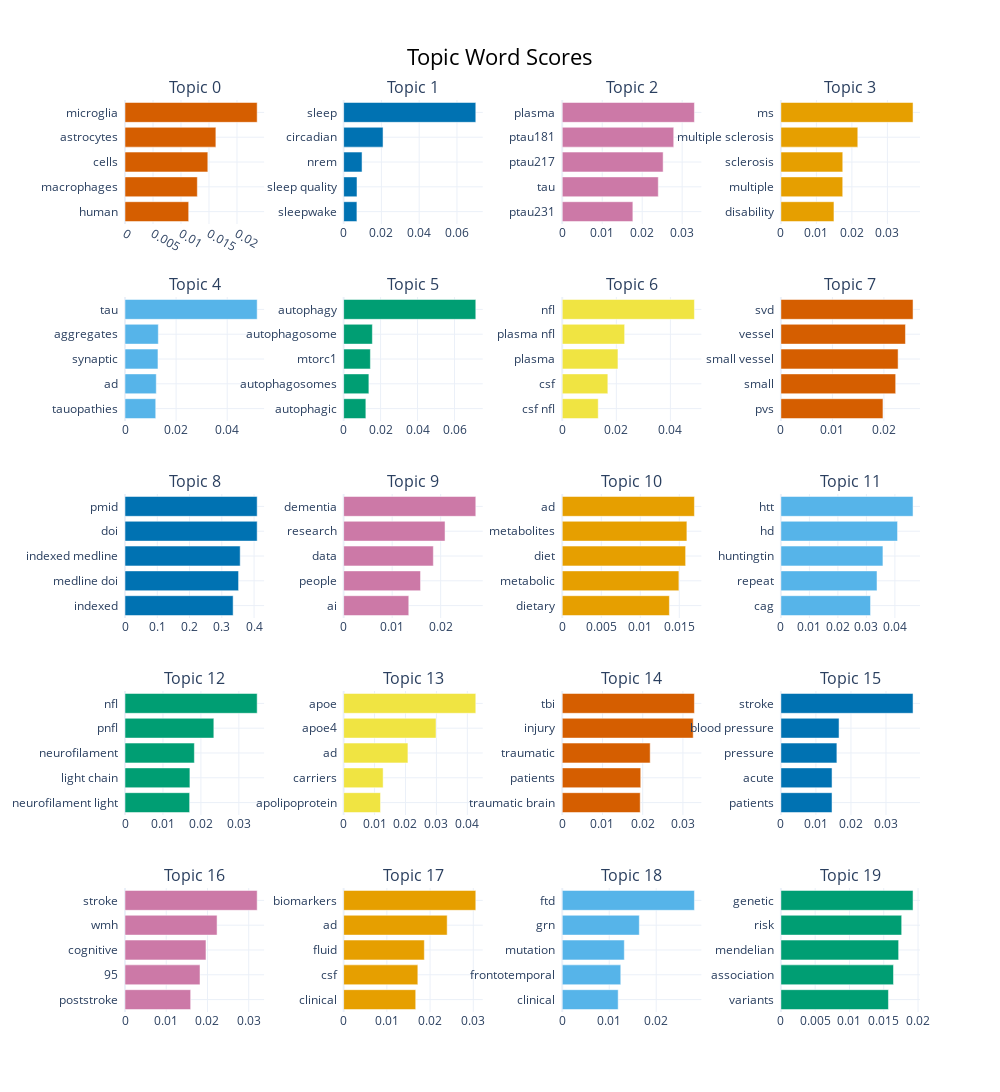

The notebook cell this image was saved under:
### Code cell
model.visualize_barchart(n_words=5, top_n_topics=20)

### Figure 1 — Plotly figure (JSON) as saved in the notebook; plotly's stock layout.template omitted (floating-point values rounded to 4 significant figures)
{"data": [{"marker": {"color": "#D55E00"}, "orientation": "h", "type": "bar", "x": [0.01137, 0.01292, 0.01479, 0.01623, 0.0236], "xaxis": "x", "y": ["human  ", "macrophages  ", "cells  ", "astrocytes  ", "microglia  "], "yaxis": "y"}, {"marker": {"color": "#0072B2"}, "orientation": "h", "type": "bar", "x": [0.007037, 0.007078, 0.009753, 0.02087, 0.06996], "xaxis": "x2", "y": ["sleepwake  ", "sleep quality  ", "nrem  ", "circadian  ", "sleep  "], "yaxis": "y2"}, {"marker": {"color": "#CC79A7"}, "orientation": "h", "type": "bar", "x": [0.01767, 0.02402, 0.02524, 0.02789, 0.03307], "xaxis": "x3", "y": ["ptau231  ", "tau  ", "ptau217  ", "ptau181  ", "plasma  "], "yaxis": "y3"}, {"marker": {"color": "#E69F00"}, "orientation": "h", "type": "bar", "x": [0.01495, 0.01742, 0.01743, 0.02166, 0.03722], "xaxis": "x4", "y": ["disability  ", "multiple  ", "sclerosis  ", "multiple sclerosis  ", "ms  "], "yaxis": "y4"}, {"marker": {"color": "#56B4E9"}, "orientation": "h", "type": "bar", "x": [0.01203, 0.01224, 0.0129, 0.01304, 0.05173], "xaxis": "x5", "y": ["tauopathies  ", "ad  ", "synaptic  ", "aggregates  ", "tau  "], "yaxis": "y5"}, {"marker": {"color": "#009E73"}, "orientation": "h", "type": "bar", "x": [0.01203, 0.01366, 0.01448, 0.01555, 0.07151], "xaxis": "x6", "y": ["autophagic  ", "autophagosomes  ", "mtorc1  ", "autophagosome  ", "autophagy  "], "yaxis": "y6"}, {"marker": {"color": "#F0E442"}, "orientation": "h", "type": "bar", "x": [0.01331, 0.01687, 0.0206, 0.02307, 0.04889], "xaxis": "x7", "y": ["csf nfl  ", "csf  ", "plasma  ", "plasma nfl  ", "nfl  "], "yaxis": "y7"}, {"marker": {"color": "#D55E00"}, "orientation": "h", "type": "bar", "x": [0.01982, 0.02229, 0.02276, 0.02419, 0.02566], "xaxis": "x8", "y": ["pvs  ", "small  ", "small vessel  ", "vessel  ", "svd  "], "yaxis": "y8"}, {"marker": {"color": "#0072B2"}, "orientation": "h", "type": "bar", "x": [0.3351, 0.352, 0.3569, 0.4096, 0.4096], "xaxis": "x9", "y": ["indexed  ", "medline doi  ", "indexed medline  ", "doi  ", "pmid  "], "yaxis": "y9"}, {"marker": {"color": "#CC79A7"}, "orientation": "h", "type": "bar", "x": [0.01343, 0.01585, 0.01849, 0.0209, 0.02724], "xaxis": "x10", "y": ["ai  ", "people  ", "data  ", "research  ", "dementia  "], "yaxis": "y10"}, {"marker": {"color": "#E69F00"}, "orientation": "h", "type": "bar", "x": [0.01373, 0.01495, 0.01581, 0.01597, 0.01694], "xaxis": "x11", "y": ["dietary  ", "metabolic  ", "diet  ", "metabolites  ", "ad  "], "yaxis": "y11"}, {"marker": {"color": "#56B4E9"}, "orientation": "h", "type": "bar", "x": [0.03146, 0.03373, 0.03581, 0.04094, 0.04637], "xaxis": "x12", "y": ["cag  ", "repeat  ", "huntingtin  ", "hd  ", "htt  "], "yaxis": "y12"}, {"marker": {"color": "#009E73"}, "orientation": "h", "type": "bar", "x": [0.01703, 0.0171, 0.01828, 0.02341, 0.03483], "xaxis": "x13", "y": ["neurofilament light  ", "light chain  ", "neurofilament  ", "pnfl  ", "nfl  "], "yaxis": "y13"}, {"marker": {"color": "#F0E442"}, "orientation": "h", "type": "bar", "x": [0.01193, 0.01277, 0.02079, 0.02987, 0.04273], "xaxis": "x14", "y": ["apolipoprotein  ", "carriers  ", "ad  ", "apoe4  ", "apoe  "], "yaxis": "y14"}, {"marker": {"color": "#D55E00"}, "orientation": "h", "type": "bar", "x": [0.01939, 0.01952, 0.02186, 0.03256, 0.03286], "xaxis": "x15", "y": ["traumatic brain  ", "patients  ", "traumatic  ", "injury  ", "tbi  "], "yaxis": "y15"}, {"marker": {"color": "#0072B2"}, "orientation": "h", "type": "bar", "x": [0.0146, 0.0146, 0.01598, 0.0166, 0.03772], "xaxis": "x16", "y": ["patients  ", "acute  ", "pressure  ", "blood pressure  ", "stroke  "], "yaxis": "y16"}, {"marker": {"color": "#CC79A7"}, "orientation": "h", "type": "bar", "x": [0.01592, 0.01819, 0.01963, 0.02233, 0.03205], "xaxis": "x17", "y": ["poststroke  ", "95  ", "cognitive  ", "wmh  ", "stroke  "], "yaxis": "y17"}, {"marker": {"color": "#E69F00"}, "orientation": "h", "type": "bar", "x": [0.01668, 0.01717, 0.01867, 0.02396, 0.03058], "xaxis": "x18", "y": ["clinical  ", "csf  ", "fluid  ", "ad  ", "biomarkers  "], "yaxis": "y18"}, {"marker": {"color": "#56B4E9"}, "orientation": "h", "type": "bar", "x": [0.0119, 0.01246, 0.01321, 0.0164, 0.02813], "xaxis": "x19", "y": ["clinical  ", "frontotemporal  ", "mutation  ", "grn  ", "ftd  "], "yaxis": "y19"}, {"marker": {"color": "#009E73"}, "orientation": "h", "type": "bar", "x": [0.01569, 0.01642, 0.01717, 0.01762, 0.01927], "xaxis": "x20", "y": ["variants  ", "association  ", "mendelian  ", "risk  ", "genetic  "], "yaxis": "y20"}], "layout": {"annotations": [{"font": {"size": 16}, "showarrow": false, "text": "Topic 0", "x": 0.0875, "xanchor": "center", "xref": "paper", "y": 1.0, "yanchor": "bottom", "yref": "paper"}, {"font": {"size": 16}, "showarrow": false, "text": "Topic 1", "x": 0.3625, "xanchor": "center", "xref": "paper", "y": 1.0, "yanchor": "bottom", "yref": "paper"}, {"font": {"size": 16}, "showarrow": false, "text": "Topic 2", "x": 0.6375, "xanchor": "center", "xref": "paper", "y": 1.0, "yanchor": "bottom", "yref": "paper"}, {"font": {"size": 16}, "showarrow": false, "text": "Topic 3", "x": 0.9125, "xanchor": "center", "xref": "paper", "y": 1.0, "yanchor": "bottom", "yref": "paper"}, {"font": {"size": 16}, "showarrow": false, "text": "Topic 4", "x": 0.0875, "xanchor": "center", "xref": "paper", "y": 0.784, "yanchor": "bottom", "yref": "paper"}, {"font": {"size": 16}, "showarrow": false, "text": "Topic 5", "x": 0.3625, "xanchor": "center", "xref": "paper", "y": 0.784, "yanchor": "bottom", "yref": "paper"}, {"font": {"size": 16}, "showarrow": false, "text": "Topic 6", "x": 0.6375, "xanchor": "center", "xref": "paper", "y": 0.784, "yanchor": "bottom", "yref": "paper"}, {"font": {"size": 16}, "showarrow": false, "text": "Topic 7", "x": 0.9125, "xanchor": "center", "xref": "paper", "y": 0.784, "yanchor": "bottom", "yref": "paper"}, {"font": {"size": 16}, "showarrow": false, "text": "Topic 8", "x": 0.0875, "xanchor": "center", "xref": "paper", "y": 0.568, "yanchor": "bottom", "yref": "paper"}, {"font": {"size": 16}, "showarrow": false, "text": "Topic 9", "x": 0.3625, "xanchor": "center", "xref": "paper", "y": 0.568, "yanchor": "bottom", "yref": "paper"}, {"font": {"size": 16}, "showarrow": false, "text": "Topic 10", "x": 0.6375, "xanchor": "center", "xref": "paper", "y": 0.568, "yanchor": "bottom", "yref": "paper"}, {"font": {"size": 16}, "showarrow": false, "text": "Topic 11", "x": 0.9125, "xanchor": "center", "xref": "paper", "y": 0.568, "yanchor": "bottom", "yref": "paper"}, {"font": {"size": 16}, "showarrow": false, "text": "Topic 12", "x": 0.0875, "xanchor": "center", "xref": "paper", "y": 0.352, "yanchor": "bottom", "yref": "paper"}, {"font": {"size": 16}, "showarrow": false, "text": "Topic 13", "x": 0.3625, "xanchor": "center", "xref": "paper", "y": 0.352, "yanchor": "bottom", "yref": "paper"}, {"font": {"size": 16}, "showarrow": false, "text": "Topic 14", "x": 0.6375, "xanchor": "center", "xref": "paper", "y": 0.352, "yanchor": "bottom", "yref": "paper"}, {"font": {"size": 16}, "showarrow": false, "text": "Topic 15", "x": 0.9125, "xanchor": "center", "xref": "paper", "y": 0.352, "yanchor": "bottom", "yref": "paper"}, {"font": {"size": 16}, "showarrow": false, "text": "Topic 16", "x": 0.0875, "xanchor": "center", "xref": "paper", "y": 0.136, "yanchor": "bottom", "yref": "paper"}, {"font": {"size": 16}, "showarrow": false, "text": "Topic 17", "x": 0.3625, "xanchor": "center", "xref": "paper", "y": 0.136, "yanchor": "bottom", "yref": "paper"}, {"font": {"size": 16}, "showarrow": false, "text": "Topic 18", "x": 0.6375, "xanchor": "center", "xref": "paper", "y": 0.136, "yanchor": "bottom", "yref": "paper"}, {"font": {"size": 16}, "showarrow": false, "text": "Topic 19", "x": 0.9125, "xanchor": "center", "xref": "paper", "y": 0.136, "yanchor": "bottom", "yref": "paper"}], "height": 1250, "hoverlabel": {"bgcolor": "white", "font": {"family": "Rockwell", "size": 16}}, "showlegend": false, "title": {"font": {"color": "Black", "size": 22}, "text": "Topic Word Scores", "x": 0.5, "xanchor": "center", "yanchor": "top"}, "width": 1000, "xaxis": {"anchor": "y", "domain": [0, 0.175], "showgrid": true}, "xaxis10": {"anchor": "y10", "domain": [0.275, 0.45], "showgrid": true}, "xaxis11": {"anchor": "y11", "domain": [0.55, 0.725], "showgrid": true}, "xaxis12": {"anchor": "y12", "domain": [0.825, 1], "showgrid": true}, "xaxis13": {"anchor": "y13", "domain": [0, 0.175], "showgrid": true}, "xaxis14": {"anchor": "y14", "domain": [0.275, 0.45], "showgrid": true}, "xaxis15": {"anchor": "y15", "domain": [0.55, 0.725], "showgrid": true}, "xaxis16": {"anchor": "y16", "domain": [0.825, 1], "showgrid": true}, "xaxis17": {"anchor": "y17", "domain": [0, 0.175], "showgrid": true}, "xaxis18": {"anchor": "y18", "domain": [0.275, 0.45], "showgrid": true}, "xaxis19": {"anchor": "y19", "domain": [0.55, 0.725], "showgrid": true}, "xaxis2": {"anchor": "y2", "domain": [0.275, 0.45], "showgrid": true}, "xaxis20": {"anchor": "y20", "domain": [0.825, 1], "showgrid": true}, "xaxis3": {"anchor": "y3", "domain": [0.55, 0.725], "showgrid": true}, "xaxis4": {"anchor": "y4", "domain": [0.825, 1], "showgrid": true}, "xaxis5": {"anchor": "y5", "domain": [0, 0.175], "showgrid": true}, "xaxis6": {"anchor": "y6", "domain": [0.275, 0.45], "showgrid": true}, "xaxis7": {"anchor": "y7", "domain": [0.55, 0.725], "showgrid": true}, "xaxis8": {"anchor": "y8", "domain": [0.825, 1], "showgrid": true}, "xaxis9": {"anchor": "y9", "domain": [0, 0.175], "showgrid": true}, "yaxis": {"anchor": "x", "domain": [0.864, 1.0], "showgrid": true}, "yaxis10": {"anchor": "x10", "domain": [0.432, 0.568], "showgrid": true}, "yaxis11": {"anchor": "x11", "domain": [0.432, 0.568], "showgrid": true}, "yaxis12": {"anchor": "x12", "domain": [0.432, 0.568], "showgrid": true}, "yaxis13": {"anchor": "x13", "domain": [0.216, 0.352], "showgrid": true}, "yaxis14": {"anchor": "x14", "domain": [0.216, 0.352], "showgrid": true}, "yaxis15": {"anchor": "x15", "domain": [0.216, 0.352], "showgrid": true}, "yaxis16": {"anchor": "x16", "domain": [0.216, 0.352], "showgrid": true}, "yaxis17": {"anchor": "x17", "domain": [0, 0.136], "showgrid": true}, "yaxis18": {"anchor": "x18", "domain": [0, 0.136], "showgrid": true}, "yaxis19": {"anchor": "x19", "domain": [0, 0.136], "showgrid": true}, "yaxis2": {"anchor": "x2", "domain": [0.864, 1.0], "showgrid": true}, "yaxis20": {"anchor": "x20", "domain": [0, 0.136], "showgrid": true}, "yaxis3": {"anchor": "x3", "domain": [0.864, 1.0], "showgrid": true}, "yaxis4": {"anchor": "x4", "domain": [0.864, 1.0], "showgrid": true}, "yaxis5": {"anchor": "x5", "domain": [0.648, 0.784], "showgrid": true}, "yaxis6": {"anchor": "x6", "domain": [0.648, 0.784], "showgrid": true}, "yaxis7": {"anchor": "x7", "domain": [0.648, 0.784], "showgrid": true}, "yaxis8": {"anchor": "x8", "domain": [0.648, 0.784], "showgrid": true}, "yaxis9": {"anchor": "x9", "domain": [0.432, 0.568], "showgrid": true}}}
